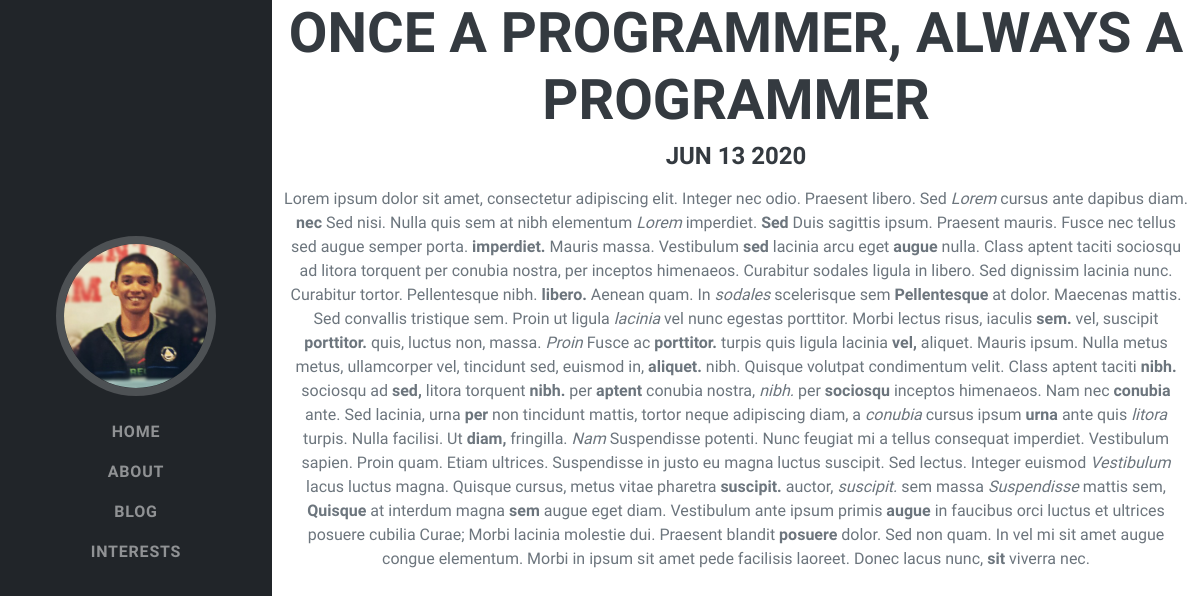
The page /blog/6/ on the database its author committed.
### blog/models.py (models this page shows, shortened)
class Blog(models.Model):
	title = models.CharField(max_length=100)
	pub_date = models.DateTimeField('date published')
	description = models.TextField()

### blog/views.py (the view)
# urls.py: path('<int:blog_id>/', views.detail, name='detail'),
def detail(request, blog_id):
	blog = get_object_or_404(Blog, pk=blog_id)
	return render(request, 'blog/detail.html', {'blog':blog})

### blog/templates/blog/detail.html
{% extends 'portfolio/base.html' %}
{% block content %}
<div class="container text-center">
	<h2>{{ blog.title }}</h2>
	<h4>{{ blog.pub_date|date:'M j Y'|upper }}</h4>
	<p>{{ blog.description|safe }}</p>
</div>
{% endblock %}

### rows shown on the page
Blog: title "ONCE A PROGRAMMER, ALWAYS A PROGRAMMER", pub_date "JUN 13 2020", description "Lorem ipsum dolor sit amet, consectetur adipiscing elit. Integer nec odio. Praesent libero. Sed Lorem cursus ante dapibus diam. nec Sed nisi. Nulla quis sem at nibh elementum Lorem imperdiet. Sed Duis sagittis ipsum. Praesent mauris. Fusce nec tellus sed augue semper porta. imperdiet. Mauris massa. Vestibulum sed lacinia arcu eget augue nulla. Class aptent taciti sociosqu ad litora torquent per conubia nostra, per inceptos himenaeos. Curabitur sodales ligula in libero. Sed dignissim lacinia nunc. Curabitur tortor. Pellentesque nibh. libero. Aenean quam. In sodales scelerisque sem Pellentesque at dolor. Maecenas mattis. Sed convallis tristique sem. Proin ut ligula lacinia vel nunc egestas…"
